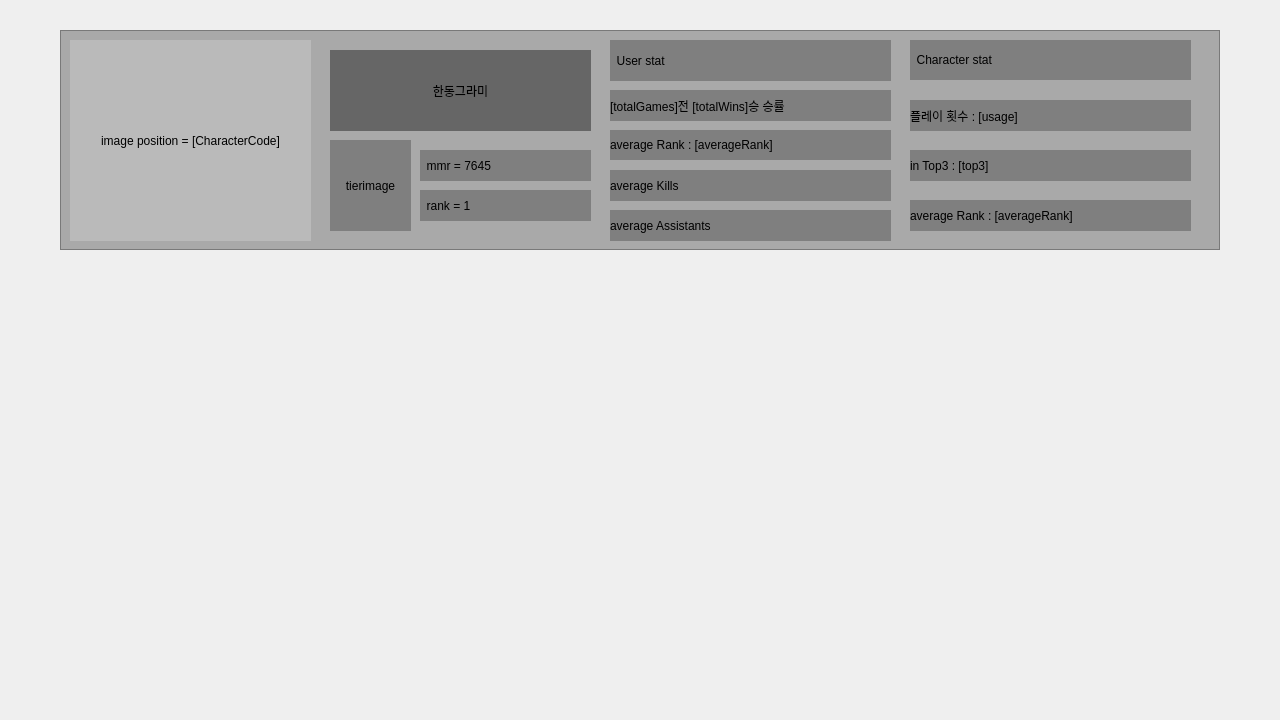
<?xml version="1.0" encoding="UTF-8"?>
<ui version="4.0">
 <class>Form</class>
 <widget class="QWidget" name="Form">
  <property name="geometry">
   <rect>
    <x>0</x>
    <y>0</y>
    <width>1280</width>
    <height>720</height>
   </rect>
  </property>
  <property name="windowTitle">
   <string>Form</string>
  </property>
  <widget class="QFrame" name="frame">
   <property name="geometry">
    <rect>
     <x>60</x>
     <y>30</y>
     <width>1160</width>
     <height>220</height>
    </rect>
   </property>
   <property name="styleSheet">
    <string notr="true">background-color: rgba(65, 65, 65, 0.4);</string>
   </property>
   <property name="frameShape">
    <enum>QFrame::StyledPanel</enum>
   </property>
   <property name="frameShadow">
    <enum>QFrame::Raised</enum>
   </property>
   <widget class="QWidget" name="pos_image" native="true">
    <property name="geometry">
     <rect>
      <x>10</x>
      <y>10</y>
      <width>241</width>
      <height>201</height>
     </rect>
    </property>
    <property name="styleSheet">
     <string notr="true">background-color: rgba(202, 202, 202, 0.3);</string>
    </property>
    <widget class="QLabel" name="charimage">
     <property name="geometry">
      <rect>
       <x>0</x>
       <y>0</y>
       <width>241</width>
       <height>201</height>
      </rect>
     </property>
     <property name="text">
      <string>image position = [CharacterCode]</string>
     </property>
     <property name="alignment">
      <set>Qt::AlignCenter</set>
     </property>
    </widget>
   </widget>
   <widget class="QWidget" name="pos_nickname" native="true">
    <property name="geometry">
     <rect>
      <x>270</x>
      <y>20</y>
      <width>261</width>
      <height>81</height>
     </rect>
    </property>
    <widget class="QLabel" name="nickname">
     <property name="geometry">
      <rect>
       <x>0</x>
       <y>0</y>
       <width>261</width>
       <height>81</height>
      </rect>
     </property>
     <property name="text">
      <string>한동그라미</string>
     </property>
     <property name="alignment">
      <set>Qt::AlignCenter</set>
     </property>
    </widget>
   </widget>
   <widget class="QLabel" name="rankpoint">
    <property name="geometry">
     <rect>
      <x>360</x>
      <y>120</y>
      <width>171</width>
      <height>31</height>
     </rect>
    </property>
    <property name="text">
     <string>  mmr = 7645</string>
    </property>
   </widget>
   <widget class="QLabel" name="ranknum">
    <property name="geometry">
     <rect>
      <x>360</x>
      <y>160</y>
      <width>171</width>
      <height>31</height>
     </rect>
    </property>
    <property name="text">
     <string>  rank = 1</string>
    </property>
   </widget>
   <widget class="QLabel" name="tierimage">
    <property name="geometry">
     <rect>
      <x>270</x>
      <y>110</y>
      <width>81</width>
      <height>91</height>
     </rect>
    </property>
    <property name="text">
     <string>tierimage</string>
    </property>
    <property name="alignment">
     <set>Qt::AlignCenter</set>
    </property>
   </widget>
   <widget class="QLabel" name="Userstat">
    <property name="geometry">
     <rect>
      <x>550</x>
      <y>10</y>
      <width>281</width>
      <height>41</height>
     </rect>
    </property>
    <property name="text">
     <string>  User stat</string>
    </property>
   </widget>
   <widget class="QLabel" name="Gamestat">
    <property name="geometry">
     <rect>
      <x>550</x>
      <y>60</y>
      <width>281</width>
      <height>31</height>
     </rect>
    </property>
    <property name="text">
     <string>[totalGames]전 [totalWins]승 승률</string>
    </property>
   </widget>
   <widget class="QLabel" name="avgKill">
    <property name="geometry">
     <rect>
      <x>550</x>
      <y>140</y>
      <width>281</width>
      <height>31</height>
     </rect>
    </property>
    <property name="text">
     <string>average Kills</string>
    </property>
   </widget>
   <widget class="QLabel" name="avgAssistant">
    <property name="geometry">
     <rect>
      <x>550</x>
      <y>180</y>
      <width>281</width>
      <height>31</height>
     </rect>
    </property>
    <property name="text">
     <string>average Assistants</string>
    </property>
   </widget>
   <widget class="QLabel" name="Charstat">
    <property name="geometry">
     <rect>
      <x>850</x>
      <y>10</y>
      <width>281</width>
      <height>40</height>
     </rect>
    </property>
    <property name="text">
     <string>  Character stat</string>
    </property>
   </widget>
   <widget class="QLabel" name="charusage">
    <property name="geometry">
     <rect>
      <x>850</x>
      <y>70</y>
      <width>281</width>
      <height>31</height>
     </rect>
    </property>
    <property name="text">
     <string>플레이 횟수 : [usage]</string>
    </property>
   </widget>
   <widget class="QLabel" name="charIntop3">
    <property name="geometry">
     <rect>
      <x>850</x>
      <y>120</y>
      <width>281</width>
      <height>31</height>
     </rect>
    </property>
    <property name="text">
     <string>in Top3 : [top3]</string>
    </property>
   </widget>
   <widget class="QLabel" name="charavgRank">
    <property name="geometry">
     <rect>
      <x>850</x>
      <y>170</y>
      <width>281</width>
      <height>31</height>
     </rect>
    </property>
    <property name="text">
     <string>average Rank : [averageRank]</string>
    </property>
   </widget>
   <widget class="QLabel" name="avgRank">
    <property name="geometry">
     <rect>
      <x>550</x>
      <y>100</y>
      <width>281</width>
      <height>30</height>
     </rect>
    </property>
    <property name="text">
     <string>average Rank : [averageRank]</string>
    </property>
   </widget>
  </widget>
 </widget>
 <resources/>
 <connections/>
</ui>
